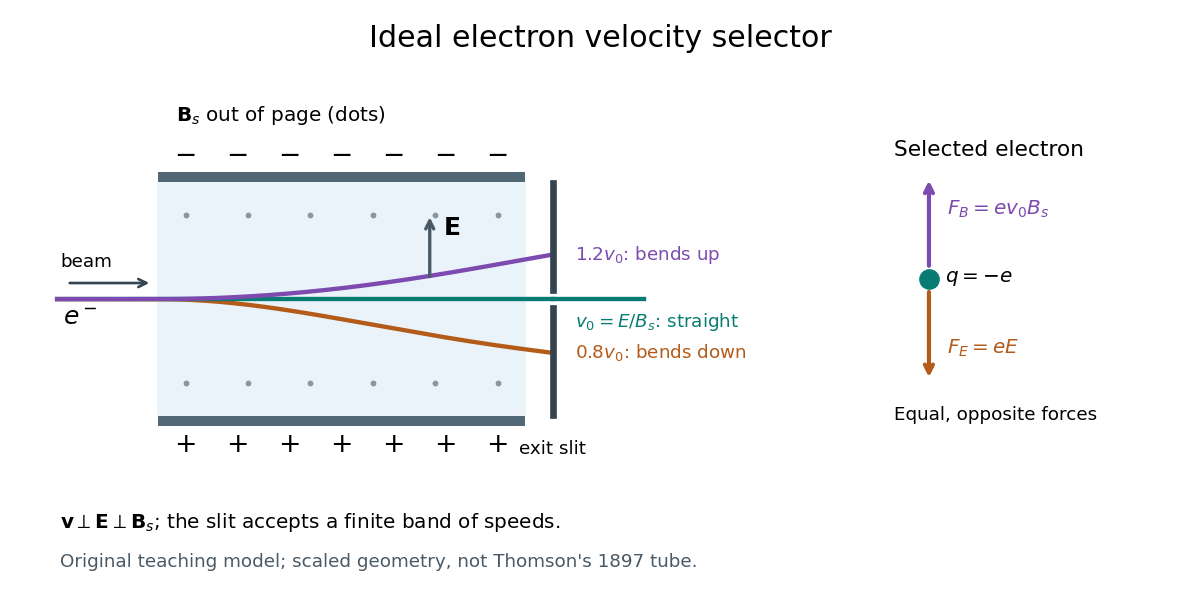

This chart was generated by the following Python code:
"""Draw an ideal electron velocity selector; Python 3.14, matplotlib 3.10.7, numpy 2.3.5.

Run from _media: MPLBACKEND=Agg python ../electron-velocity-selector.py
The off-speed tracks solve the crossed-field equations exactly in scaled units.
"""
from pathlib import Path

import matplotlib.pyplot as plt
from matplotlib.patches import Rectangle
import numpy as np


def flight_time(x, u):
    """Invert x=t+(u-1)sin(t), with m=e=B=E=1 and u=v_initial/v_selected."""
    lo, hi = 0.0, 5.0
    for _ in range(60):
        mid = (lo + hi) / 2
        if mid + (u - 1) * np.sin(mid) < x:
            lo = mid
        else:
            hi = mid
    return (lo + hi) / 2


def main():
    plt.rcParams.update({"font.size": 12, "font.family": "DejaVu Sans"})
    fig = plt.figure(figsize=(10, 5), dpi=120, facecolor="white")
    ax = fig.add_axes((.04, .22, .65, .63))
    forces = fig.add_axes((.73, .28, .25, .49))
    fig.suptitle("Ideal electron velocity selector", fontsize=18, y=.96)
    ax.add_patch(Rectangle((0, -.72), 2, 1.44, color="#eaf3fa", zorder=0))
    for y, sign in [(.76, "−"), (-.76, "+")]:
        ax.plot([0, 2], [y, y], lw=6, color="#536877", solid_capstyle="butt")
        for x in np.linspace(.15, 1.85, 7):
            ax.text(x, y + (.13 if y > 0 else -.15), sign, ha="center", va="center", fontsize=16)
    for x in np.linspace(.15, 1.85, 6):
        for y in [-.52, .52]:
            ax.plot(x, y, ".", color="#8498a7", ms=5)
    ax.text(.1, 1.11, r"$\mathbf{B}_s$ out of page (dots)", fontsize=12)
    ax.annotate("", xy=(1.48, .53), xytext=(1.48, .12), arrowprops={"arrowstyle": "->", "lw": 2, "color": "#495965"})
    ax.text(1.55, .4, r"$\mathbf{E}$", fontsize=15)
    tracks = [(.8, "#b45b1a", r"$0.8v_0$: bends down"), (1., "#087c73", r"$v_0=E/B_s$: straight"), (1.2, "#7d4ab0", r"$1.2v_0$: bends up")]
    for u, color, label in tracks:
        t = np.linspace(0, flight_time(2.15, u), 400)
        # The uniform fields end at x=2. Drift freely to the aperture.
        te = flight_time(2, u)
        tf = np.minimum(t, te)
        x = tf + (u - 1) * np.sin(tf)
        y = (u - 1) * (1 - np.cos(tf))
        after = np.maximum(t - te, 0)
        x += after * (1 + (u - 1) * np.cos(te))
        y += after * (u - 1) * np.sin(te)
        keep = x <= 2.15
        ax.plot(np.r_[-.55, x[keep]], np.r_[0, y[keep]], color=color, lw=2.6)
        label_y = -.14 if u == 1 else y[keep][-1]
        ax.text(2.27, label_y, label, color=color, fontsize=11, va="center")
    for low, high in [(-.72, -.055), (.055, .72)]:
        ax.plot([2.15, 2.15], [low, high], lw=4, color="#344450")
    ax.plot([2.15, 2.65], [0, 0], color="#087c73", lw=2.6)
    ax.text(2.15, -.96, "exit slit", ha="center", fontsize=11)
    ax.text(-.52, -.16, r"$e^-$", fontsize=15)
    ax.annotate("", xy=(-.03, .1), xytext=(-.5, .1), arrowprops={"arrowstyle": "->", "color": "#344450", "lw": 1.6})
    ax.text(-.53, .2, "beam", fontsize=11)
    ax.set(xlim=(-.6, 3.65), ylim=(-1.05, 1.3))
    ax.axis("off")
    forces.scatter([0], [0], s=130, color="#087c73")
    forces.text(.09, 0, r"$q=-e$", va="center")
    forces.annotate("", xy=(0, .83), xytext=(0, .08), arrowprops={"arrowstyle": "->", "lw": 2.5, "color": "#7d4ab0"})
    forces.annotate("", xy=(0, -.83), xytext=(0, -.08), arrowprops={"arrowstyle": "->", "lw": 2.5, "color": "#b45b1a"})
    forces.text(.1, .57, r"$F_B=ev_0B_s$", color="#7d4ab0", va="center")
    forces.text(.1, -.57, r"$F_E=eE$", color="#b45b1a", va="center")
    forces.set(xlim=(-.3, 1.4), ylim=(-1.25, 1.15))
    forces.text(-.2, 1.0, "Selected electron", fontsize=13)
    forces.text(-.2, -1.15, "Equal, opposite forces", fontsize=11)
    forces.axis("off")
    fig.text(.05, .12, r"$\mathbf{v}\perp\mathbf{E}\perp\mathbf{B}_s$; the slit accepts a finite band of speeds.", fontsize=12)
    fig.text(.05, .055, "Original teaching model; scaled geometry, not Thomson's 1897 tube.", fontsize=11, color="#495965")
    fig.savefig(Path(__file__).stem + ".png", facecolor="white", transparent=False)
    plt.close(fig)


if __name__ == "__main__":
    main()
